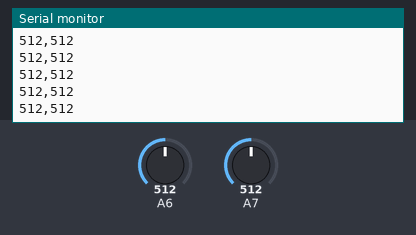
The sketch below on a simulated Arduino Nano, built with avr-gcc and run on an emulated ATmega328P. Shown: the last lines printed to the serial monitor. The test bench sets the inputs (shaded band); at power-on: A6 = 512, A7 = 512.

Above: at 1.2 s.
1.3 s: A6 set to 716
At 1.31 s:
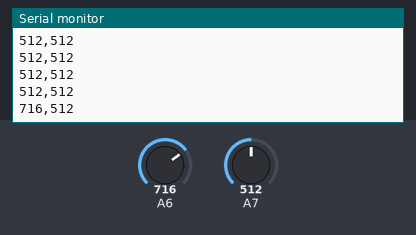
2.8 s: A7 set to 716
At 2.82 s:
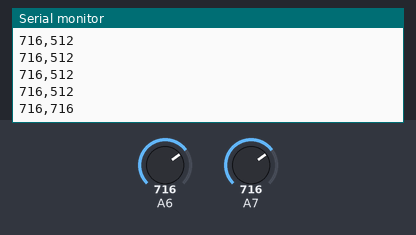
4.3 s: A6 set to 900
At 4.33 s:
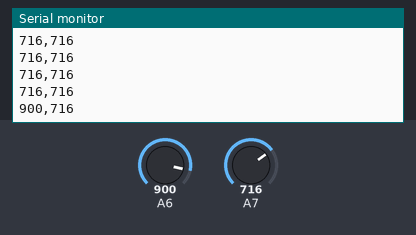
5.8 s: A7 set to 900
At 5.84 s:
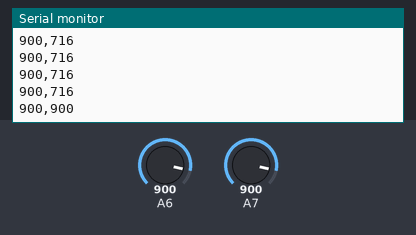
Timing chart, 0 to 8.3 s (numbered marks = the images above; inputs shaded):
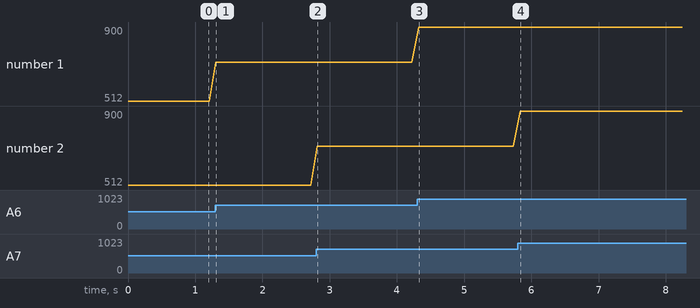

Measured:
- after the input at 1.3 s, the serial monitor: prints a new line at once (image 1)
- after the input at 2.8 s, the serial monitor: prints a new line at once (image 2)
- after the input at 4.3 s, the serial monitor: prints a new line at once (image 3)
- after the input at 5.8 s, the serial monitor: prints a new line at once (image 4)
- plotted number 1: 512 → 716 after the input at 1.3 s, 716 → 900 after the input at 4.3 s

The sketch:

nano_adc67.ino
```cpp
// Nano clásico: A6 y A7 solo son entradas analógicas.
// Conecta dos potenciómetros entre 5V/GND y sus cursores a A6 y A7.
void setup() {
  Serial.begin(9600);
}

void loop() {
  Serial.print(analogRead(A6));
  Serial.print(',');
  Serial.println(analogRead(A7));
  delay(100);
}
```
